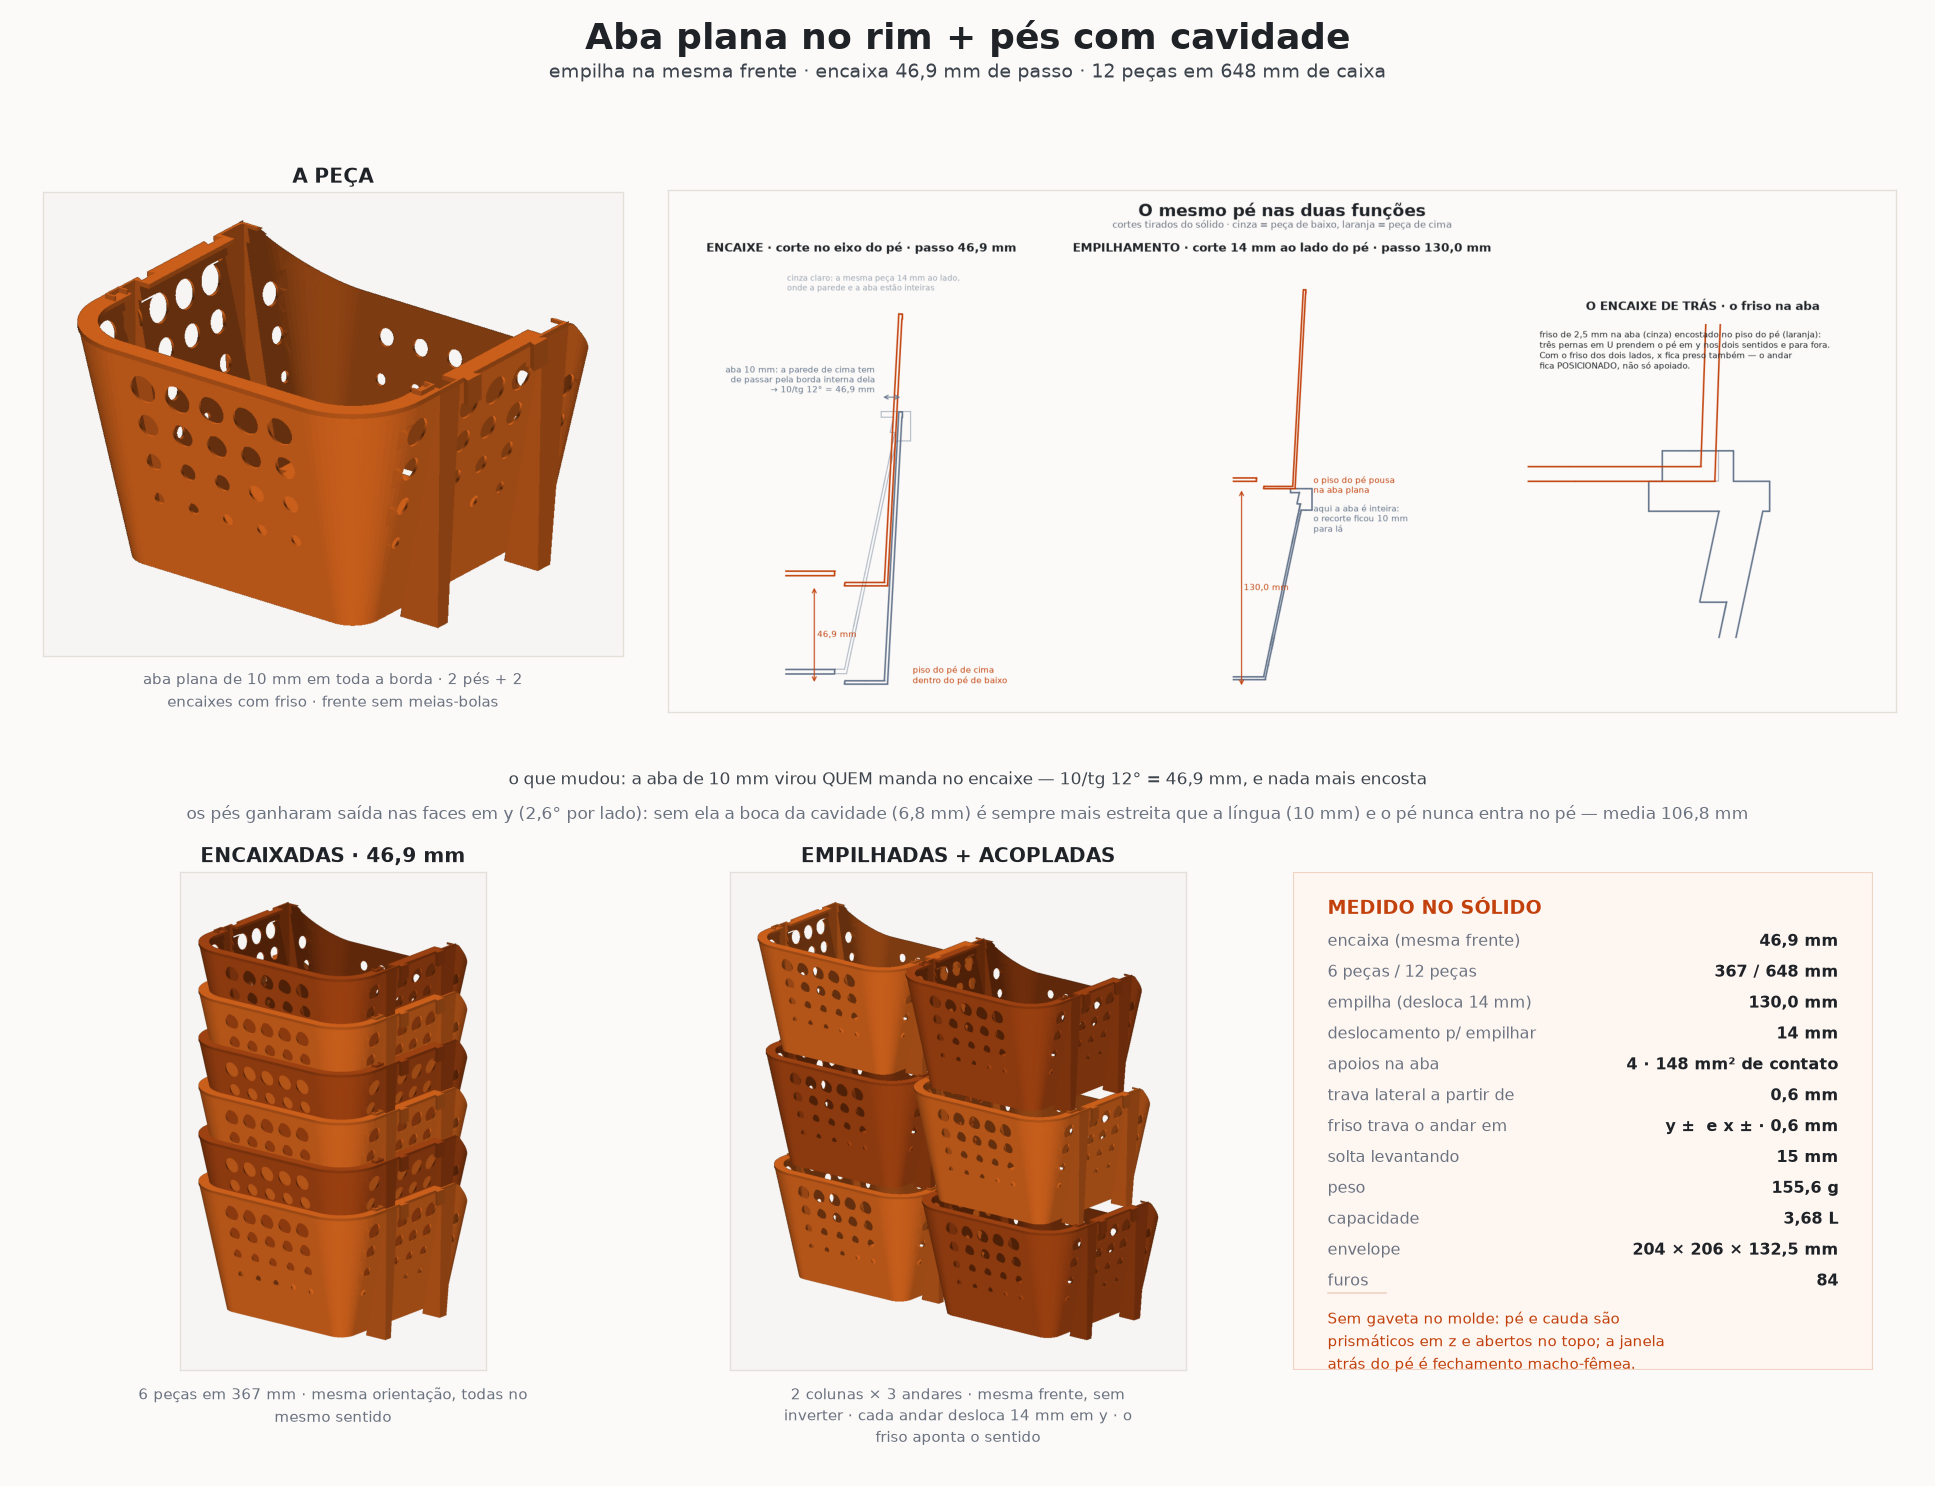

The Python source for this figure:
#!/usr/bin/env python3
"""Aba plana no rim + pes com cavidade interna.

Os tres pedidos desta rodada, medidos no solido:
  1. empilhar na MESMA orientacao do encaixe (mesma frente, sem inverter);
  2. uma parte plana de ~1 cm em toda a borda, e nela que o pe pousa;
  3. cavidade interna nos pes, para eles se engolirem no transporte.
"""
import os
import textwrap

import numpy as np
import trimesh
from build123d import Box, Pos, export_step, export_stl

import modelo3d as M
import render
import cortes

DEST = os.path.dirname(os.path.abspath(__file__))
COR, COR2, CINZ = (0.93, 0.44, 0.13), (0.72, 0.30, 0.08), (0.55, 0.63, 0.72)
FUNDO, TINTA, GRIS = "#fbfaf8", "#1f2328", "#6b7280"
NOVO, VERDE = "#c2410c", "#15803d"
SAIDA = 12.0
DESLOC = None          # vem de modelo3d.DESLOC (14 mm)
PASSO_E = 130.0


def passo_xy(p, dy=0.0, lo=0.0, hi=145.0, tol=0.25):
    """Menor deslocamento vertical sem interferencia, com a peca de cima
    tambem deslocada dy em y. E a medida que arbitra tudo neste projeto."""
    while hi - lo > tol:
        mid = (lo + hi) / 2
        if (p & (Pos(0, dy, mid) * p)).volume > 2.0:
            lo = mid
        else:
            hi = mid
    return hi


def stl(s, nome):
    export_stl(s, os.path.join(DEST, nome))
    return trimesh.load(os.path.join(DEST, nome))


def main():
    global DESLOC
    M.set_draft(SAIDA)
    DESLOC = M.DESLOC
    p, n = M.cesto(aba=True)
    export_step(p, os.path.join(DEST, "cesto-aba.step"))
    m = stl(p, "cesto-aba.stl")
    pn = passo_xy(p, 0.0)
    pe = passo_xy(p, DESLOC)
    peso, cap = p.volume * M.RHO, M.capacidade()
    bb = p.bounding_box()
    hz = bb.size.Z
    trava = [(dx, (p & (Pos(M.LARG + dx, 0, 0) * p)).volume)
             for dx in (0.0, 0.6, 1.2, 2.0)]
    solta = [(dz, (p & (Pos(M.LARG + 1.2, 0, dz) * p)).volume)
             for dz in (0.0, 8.0, 15.0)]
    print(f"peso {peso:.1f} g | cap {cap:.2f} L | encaixa {pn:.1f} | "
          f"empilha {pe:.1f} (dy {DESLOC:.0f})")
    print(f"trava {trava}\nsolta {solta}")

    # 1 - a peca
    render.salvar(render.render([(m, COR)], direcao=(-0.95, -1.25, -0.70),
                                largura=1050),
                  os.path.join(DEST, "aba-peca.png"))

    # 2 e 3 - os cortes no pe: cortes.py, em 2D tirado do solido. De perto
    # o rasterizador 3D vira bloco de cor; o corte em linha se le.
    cortes.main(pn)

    # 4 - coluna encaixada de 6
    cena = []
    for i in range(6):
        t = m.copy()
        t.apply_translation([0, 0, i * pn])
        cena.append((t, COR if i % 2 == 0 else COR2))
    render.salvar(render.render(cena, direcao=(-1.0, -1.25, -0.52),
                                largura=1050),
                  os.path.join(DEST, "aba-col.png"))

    # 5 - pilha de 3 andares, mesma frente, deslocando 10 mm alternado
    cena = []
    for lvl in range(3):
        for col in (0, M.LARG):
            t = m.copy()
            dy = lvl * DESLOC        # o deslocamento e cumulativo
            t.apply_translation([col, dy, lvl * PASSO_E])
            cena.append((t, COR if (lvl + (col > 0)) % 2 == 0 else COR2))
    render.salvar(render.render(cena, direcao=(-0.95, -1.2, -0.5),
                                largura=1050),
                  os.path.join(DEST, "aba-torre.png"))

    folha(peso, cap, pn, pe, n, trava, solta, hz, bb)


def imagem(fig, rect, arq, titulo=None, sub=None):
    from PIL import Image
    ax = fig.add_axes(rect)
    ax.imshow(np.asarray(Image.open(os.path.join(DEST, arq))))
    ax.set_anchor("N")
    ax.set_xticks([]); ax.set_yticks([])
    for s in ax.spines.values():
        s.set_color("#e3e0da")
    if titulo:
        ax.set_title(titulo, fontsize=12.5, color=TINTA, weight="bold", pad=6)
    if sub:
        ax.text(0.5, -0.028, "\n".join(textwrap.wrap(sub, 92 if rect[2] > 0.4
                                                     else 46)),
                transform=ax.transAxes, ha="center", va="top", fontsize=9.4,
                color=GRIS, linespacing=1.4)


def folha(peso, cap, pn, pe, furos, trava, solta, hz, bb):
    import matplotlib
    matplotlib.use("Agg")
    import matplotlib.pyplot as plt
    from matplotlib.patches import Rectangle
    fig = plt.figure(figsize=(16.4, 12.6), facecolor=FUNDO)
    fig.text(0.5, 0.986, "Aba plana no rim + pés com cavidade",
             ha="center", va="top", fontsize=22, color=TINTA, weight="bold")
    fig.text(0.5, 0.957, ("empilha na mesma frente · encaixa "
             f"{pn:.1f} mm de passo".replace(".", ",") +
             f" · 12 peças em {hz + 11*pn:.0f} mm de caixa"),
             ha="center", va="top", fontsize=11.5, color="#3d444d")

    imagem(fig, [0.022, 0.535, 0.30, 0.335], "aba-peca.png",
           "A PEÇA", f"aba plana de {M.ABA_W:.0f} mm em toda a borda · 2 pés + 2 "
           f"encaixes com friso · frente sem meias-bolas")
    imagem(fig, [0.345, 0.512, 0.635, 0.360], "cortes.png")

    imagem(fig, [0.022, 0.078, 0.30, 0.335], "aba-col.png",
           f"ENCAIXADAS · {pn:.1f} mm".replace(".", ","),
           f"6 peças em {hz + 5*pn:.0f} mm · mesma orientação, todas no "
           f"mesmo sentido")
    imagem(fig, [0.345, 0.078, 0.30, 0.335], "aba-torre.png",
           "EMPILHADAS + ACOPLADAS",
           f"2 colunas × 3 andares · mesma frente, sem inverter · cada "
           f"andar desloca {M.DESLOC:.0f} mm em y · o friso aponta o sentido")
    tb = fig.add_axes([0.668, 0.078, 0.30, 0.335]); tb.axis("off")
    tb.set_xlim(0, 1); tb.set_ylim(0, 1)
    tb.add_patch(Rectangle((0, 0), 1, 1, transform=tb.transAxes,
                           facecolor="#fdf6f1", edgecolor="#f0d3c2", lw=1.3))
    tb.text(0.06, 0.95, "MEDIDO NO SÓLIDO", fontsize=11.5, color=NOVO,
            weight="bold", va="top")
    linhas = [("encaixa (mesma frente)", f"{pn:.1f} mm".replace(".", ",")),
              ("6 peças / 12 peças", f"{hz+5*pn:.0f} / {hz+11*pn:.0f} mm"),
              (f"empilha (desloca {DESLOC:.0f} mm)",
               f"{pe:.1f} mm".replace(".", ",")),
              ("deslocamento p/ empilhar", f"{M.DESLOC:.0f} mm"),
              ("apoios na aba", "4 · 148 mm² de contato"),
              ("trava lateral a partir de", "0,6 mm"),
              ("friso trava o andar em", "y ±  e x ± · 0,6 mm"),
              ("solta levantando", "15 mm"),
              ("peso", f"{peso:.1f} g".replace(".", ",")),
              ("capacidade", f"{cap:.2f} L".replace(".", ",")),
              ("envelope", f"{bb.size.X:.0f} × {bb.size.Y:.0f} × {bb.size.Z:.1f} mm".replace(".", ",")),
              ("furos", f"{furos}")]
    y = 0.86
    for k, v in linhas:
        tb.text(0.06, y, k, fontsize=9.5, color=GRIS, va="center")
        tb.text(0.94, y, v, fontsize=9.5, color=TINTA, va="center",
                ha="right", weight="bold")
        y -= 0.062
    tb.plot([0.06, 0.16], [0.155, 0.155], color="#f0d3c2", lw=1)
    tb.text(0.06, 0.125, "\n".join(textwrap.wrap(
        "Sem gaveta no molde: pé e cauda são prismáticos em z e abertos no "
        "topo; a janela atrás do pé é fechamento macho-fêmea.", 46)),
        fontsize=9.2, color=NOVO, va="top", linespacing=1.5)

    fig.text(0.5, 0.475, "o que mudou: a aba de 10 mm virou QUEM manda no "
             "encaixe — 10/tg 12° = 46,9 mm, e nada mais encosta", ha="center",
             va="center", fontsize=10.6, color="#3d444d")
    fig.text(0.5, 0.452, "os pés ganharam saída nas faces em y (2,6° por "
             "lado): sem ela a boca da cavidade (6,8 mm) é sempre mais "
             "estreita que a língua (10 mm) e o pé nunca entra no pé — "
             "media 106,8 mm", ha="center", va="center", fontsize=10.2,
             color=GRIS)

    fig.savefig(os.path.join(DEST, "aba.png"), dpi=118, facecolor=FUNDO)
    print("gerado aba.png")


if __name__ == "__main__":
    main()
